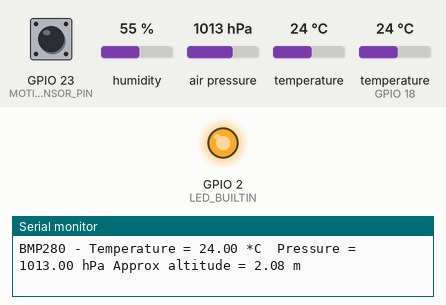
A sketch run on a simulated ESP32. Shown: output pins drawn as LEDs (lit = HIGH), the last lines printed to the serial monitor. The inputs (shaded band) are chosen by the test bench; at power-on: GPIO 23 (MOTION_SENSOR_PIN) HIGH, humidity 55 %, air pressure 1013 hPa, temperature 24 °C, temperature (sensor on GPIO 18) 24 °C.

Above: at 1.2 s.
1.3 s: GPIO 23 (MOTION_SENSOR_PIN) pulsed LOW 2 times (0.12 s each, 0.3 s apart)
At 1.9 s:
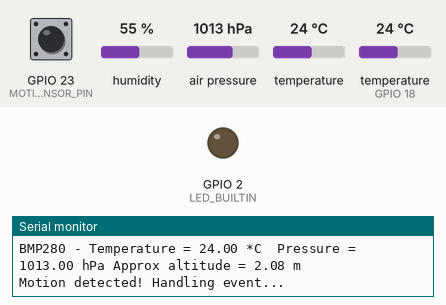
Timing chart, 0 to 10.8 s (numbered marks = the images above; inputs shaded):
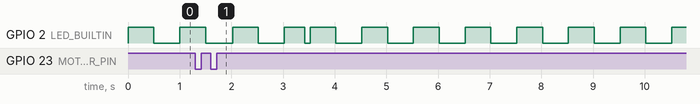

The sketch:

RTOS_23PG1_003.ino
```cpp
//Including Libraries
#include <DHT.h>
#include <Wire.h>
#include <Adafruit_Sensor.h>
#include <Adafruit_BMP280.h>
#include "freertos/semphr.h"

//ESP32 Cor configaration
#if CONFIG_FREERTOS_UNICORE
#define ESP_RUNING_CORE 0
#else
#define ESP_RUNING_CORE 1
#endif

//PIN defining
#define DHTPIN 18
#define DHTTYPE DHT11
#define MOTION_SENSOR_PIN 23
#define I2C_SDA 21
#define I2C_SCL 22

DHT dht(DHTPIN, DHTTYPE);
Adafruit_BMP280 bmp; // Use I2C interface

SemaphoreHandle_t motionSemaphore;

// Task handlers
static TaskHandle_t taskHandleDHT = NULL;
static TaskHandle_t taskHandleLED = NULL;
static TaskHandle_t taskHandleBMP = NULL;
static TaskHandle_t taskHandleMotion = NULL;

// Function prototypes
void readDHTTask(void *parameter);
void ledControlTask(void *parameter);
void readBMPTask(void *parameter);
void handleMotionTask(void *parameter);
void motionDetectedISR();

void setup() {
  Serial.begin(115200);
  dht.begin();
  Wire.begin(I2C_SDA, I2C_SCL);

  if (!bmp.begin(0x76)) {
    Serial.println(F("Could not find a valid BMP280 sensor, check wiring! Trying again..."));
    // Attempt to initialize BMP280 again
    for(int retries = 0; retries < 5; retries++) {
      if(bmp.begin(0x76)) {
        Serial.println("BMP280 initialization successful.");
        break;
      }
      vTaskDelay(500/portTICK_PERIOD_MS); // Wait half a second between retries
    }
  }

  pinMode(LED_BUILTIN, OUTPUT);
  pinMode(MOTION_SENSOR_PIN, INPUT_PULLUP);
  attachInterrupt(digitalPinToInterrupt(MOTION_SENSOR_PIN), motionDetectedISR, RISING);

  // Initialize semaphore
  motionSemaphore = xSemaphoreCreateBinary();

  // Create tasks
  xTaskCreatePinnedToCore(readDHTTask, "Read_DHT11", 2048, NULL, 1, &taskHandleDHT, ESP_RUNING_CORE);
  xTaskCreatePinnedToCore(ledControlTask, "Control_LED", 2048, NULL, 1, &taskHandleLED, ESP_RUNING_CORE);
  xTaskCreatePinnedToCore(readBMPTask, "Read_BMP280", 2048, NULL, 1, &taskHandleBMP, ESP_RUNING_CORE);
  xTaskCreatePinnedToCore(handleMotionTask, "Handle_Motion", 2048, NULL, 2, &taskHandleMotion, ESP_RUNING_CORE); // Higher priority for motion handling

}

void loop() {
  // Empty, tasks are running
  for(int i;i<5;i++){
    vTaskSuspend(taskHandleDHT);
    vTaskDelay(2000/portTICK_PERIOD_MS);
    vTaskResume(taskHandleDHT);
    vTaskDelay(2000/portTICK_PERIOD_MS);
  }

  //lowest pririty task
    if(taskHandleLED !=NULL){
      vTaskDelete(taskHandleLED);
      taskHandleLED =NULL;
    }
}

void readDHTTask(void *parameter) {
  for (;;) {
    float humidity = dht.readHumidity();
    float temperature = dht.readTemperature();
    if (isnan(humidity) || isnan(temperature)) {
      Serial.println("Failed to read from DHT sensor! Retrying...");
      // Simple retry logic, if necessary
      vTaskDelay(5000/portTICK_PERIOD_MS);  // Wait longer before trying again
    } else {
      Serial.print("DHT11 - Humidity = ");
      Serial.print(humidity);
      Serial.print("% Temperature = ");
      Serial.print(temperature);
      Serial.println("C");
    }
    vTaskDelay(2000/portTICK_PERIOD_MS);;
  }
}

void ledControlTask(void *parameter) {
  for (;;) {
    digitalWrite(LED_BUILTIN, !digitalRead(LED_BUILTIN));
    vTaskDelay(500/portTICK_PERIOD_MS);;
  }
}

void readBMPTask(void *parameter) {
  for (;;) {
    if (!bmp.begin(0x76)) {
      Serial.println("BMP280 failed to initialize. Retrying...");
      // Attempt to reinitialize BMP280
      vTaskDelay(1000/portTICK_PERIOD_MS); // Delay significantly before retrying
      continue; // Skip this loop iteration
    }
    float temp = bmp.readTemperature();
    float pressure = bmp.readPressure() / 100.0F; // Convert to hPa
    float altitude = (bmp.readAltitude(1013.25));
    Serial.print("BMP280 - Temperature = ");
    Serial.print(temp);
    Serial.print(" *C  Pressure = ");
    Serial.print(pressure);
    Serial.print(" hPa");
    Serial.print(" Approx altitude = ");
    Serial.print(bmp.readAltitude(1013.25)); /* Adjusted to local forecast! */
    Serial.println(" m");
    vTaskDelay(1000/portTICK_PERIOD_MS);
  }
}

void handleMotionTask(void *parameter) {
  for (;;) {
    if (xSemaphoreTake(motionSemaphore, portMAX_DELAY) == pdTRUE) {
      Serial.println("Motion detected! Handling event...");
      digitalWrite(LED_BUILTIN, HIGH); // Example action: LED ON for 10 seconds
      vTaskDelay(1000/portTICK_PERIOD_MS);
      digitalWrite(LED_BUILTIN, LOW);
    }
  }
}

void motionDetectedISR() {
  BaseType_t xHigherPriorityTaskWoken = pdFALSE;
  xSemaphoreGiveFromISR(motionSemaphore, &xHigherPriorityTaskWoken);
  portYIELD_FROM_ISR(xHigherPriorityTaskWoken);
}
```
